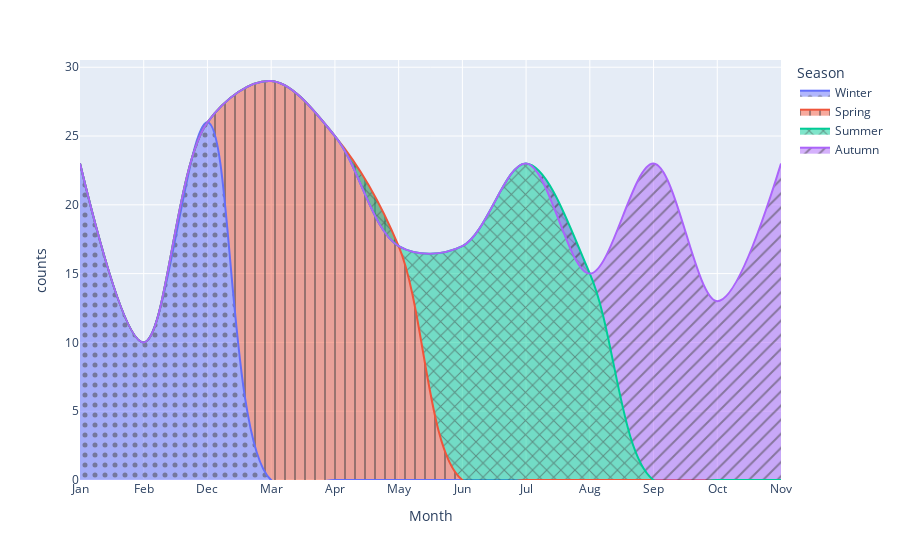

Notebook cell for this chart:
### Code cell
fig = px.area(df_seasons, x='Month', y="counts", pattern_shape="Season", color="Season", line_shape='spline', pattern_shape_sequence=[".", "|", "x", "/"])
fig.show()

### Figure 1 — Plotly figure (JSON) as saved in the notebook; plotly's stock layout.template omitted (floating-point values rounded to 4 significant figures)
{"data": [{"fillpattern": {"shape": "."}, "hovertemplate": "Season=Winter<br>Month=%{x}<br>counts=%{y}<extra></extra>", "legendgroup": "Winter", "line": {"color": "#636efa", "shape": "spline"}, "marker": {"symbol": "circle"}, "mode": "lines", "name": "Winter", "orientation": "v", "showlegend": true, "stackgroup": "1", "type": "scatter", "x": ["Jan", "Feb", "Dec"], "xaxis": "x", "y": [23, 10, 26], "yaxis": "y"}, {"fillpattern": {"shape": "|"}, "hovertemplate": "Season=Spring<br>Month=%{x}<br>counts=%{y}<extra></extra>", "legendgroup": "Spring", "line": {"color": "#EF553B", "shape": "spline"}, "marker": {"symbol": "circle"}, "mode": "lines", "name": "Spring", "orientation": "v", "showlegend": true, "stackgroup": "1", "type": "scatter", "x": ["Mar", "Apr", "May"], "xaxis": "x", "y": [29, 25, 17], "yaxis": "y"}, {"fillpattern": {"shape": "x"}, "hovertemplate": "Season=Summer<br>Month=%{x}<br>counts=%{y}<extra></extra>", "legendgroup": "Summer", "line": {"color": "#00cc96", "shape": "spline"}, "marker": {"symbol": "circle"}, "mode": "lines", "name": "Summer", "orientation": "v", "showlegend": true, "stackgroup": "1", "type": "scatter", "x": ["Jun", "Jul", "Aug"], "xaxis": "x", "y": [17, 23, 15], "yaxis": "y"}, {"fillpattern": {"shape": "/"}, "hovertemplate": "Season=Autumn<br>Month=%{x}<br>counts=%{y}<extra></extra>", "legendgroup": "Autumn", "line": {"color": "#ab63fa", "shape": "spline"}, "marker": {"symbol": "circle"}, "mode": "lines", "name": "Autumn", "orientation": "v", "showlegend": true, "stackgroup": "1", "type": "scatter", "x": ["Sep", "Oct", "Nov"], "xaxis": "x", "y": [23, 13, 23], "yaxis": "y"}], "layout": {"legend": {"title": {"text": "Season"}, "tracegroupgap": 0}, "margin": {"t": 60}, "xaxis": {"anchor": "y", "domain": [0, 1], "title": {"text": "Month"}}, "yaxis": {"anchor": "x", "domain": [0, 1], "title": {"text": "counts"}}}}
